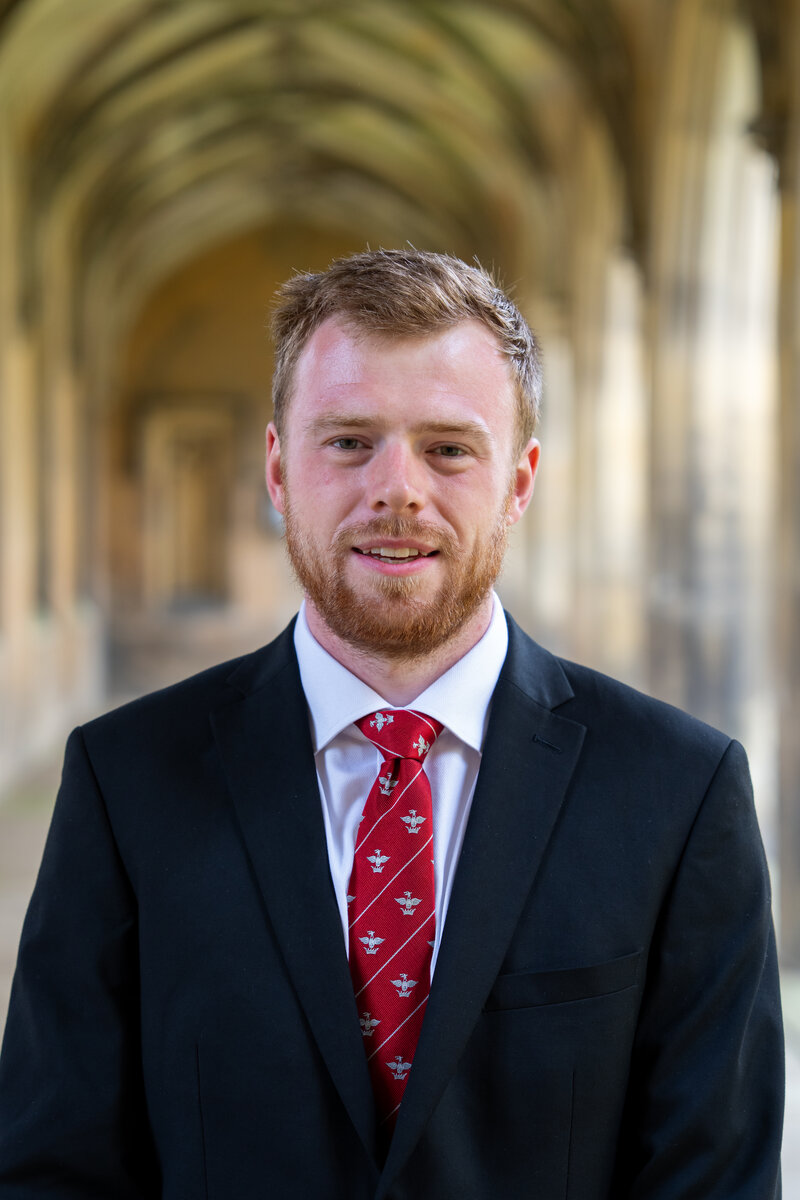
#> input picture src/assets/committee/alex-cooper.jpg, 800 x 1200 px
$ python -i faces.py   (imports and definitions only)
#> lines starting #> are read from the running program, lines starting #| are printed output that depends on the picture
#> further down, picture is the input picture: shape (1200, 800, 3); mean B, G, R 80.1, 91.2, 102
# Crops each committee photo to the detected face and writes a circular-masked PNG and a background-removed cutout.
# Setup: uv venv --python 3.12 scripts/faces/.venv && VIRTUAL_ENV=scripts/faces/.venv uv pip install "rembg[cpu]" "opencv-python-headless<5" pillow numpy
# Run: scripts/faces/.venv/bin/python -I scripts/faces/faces.py
# Outputs: src/assets/faces/<slug>.png (circle) and <slug>.cutout.png (transparent background)
import json
import sys
from pathlib import Path

import cv2
import numpy as np
from PIL import Image, ImageDraw
from rembg import new_session, remove

ROOT = Path(__file__).resolve().parents[2]
COMMITTEE = ROOT / "src/content/committee"
OUT = ROOT / "src/assets/faces"
SIZE = 512
# Crop side as a multiple of the detected face box side.
PAD = 1.9
# Shifts the crop centre up by this fraction of the face box, to keep the hair in.
LIFT = 0.12
# Manual face boxes (x, y, w, h in source pixels) for photos where detection fails.
OVERRIDES: dict[str, tuple[int, int, int, int]] = {
    "alexander-corbett": (290, 330, 230, 230),
    "matteo-poletto": (225, 355, 160, 160),
}


# [9 lines left out: function photo_members, not called in this run]


def detect(img: np.ndarray) -> tuple[int, int, int, int] | None:
    gray = cv2.equalizeHist(cv2.cvtColor(img, cv2.COLOR_BGR2GRAY))
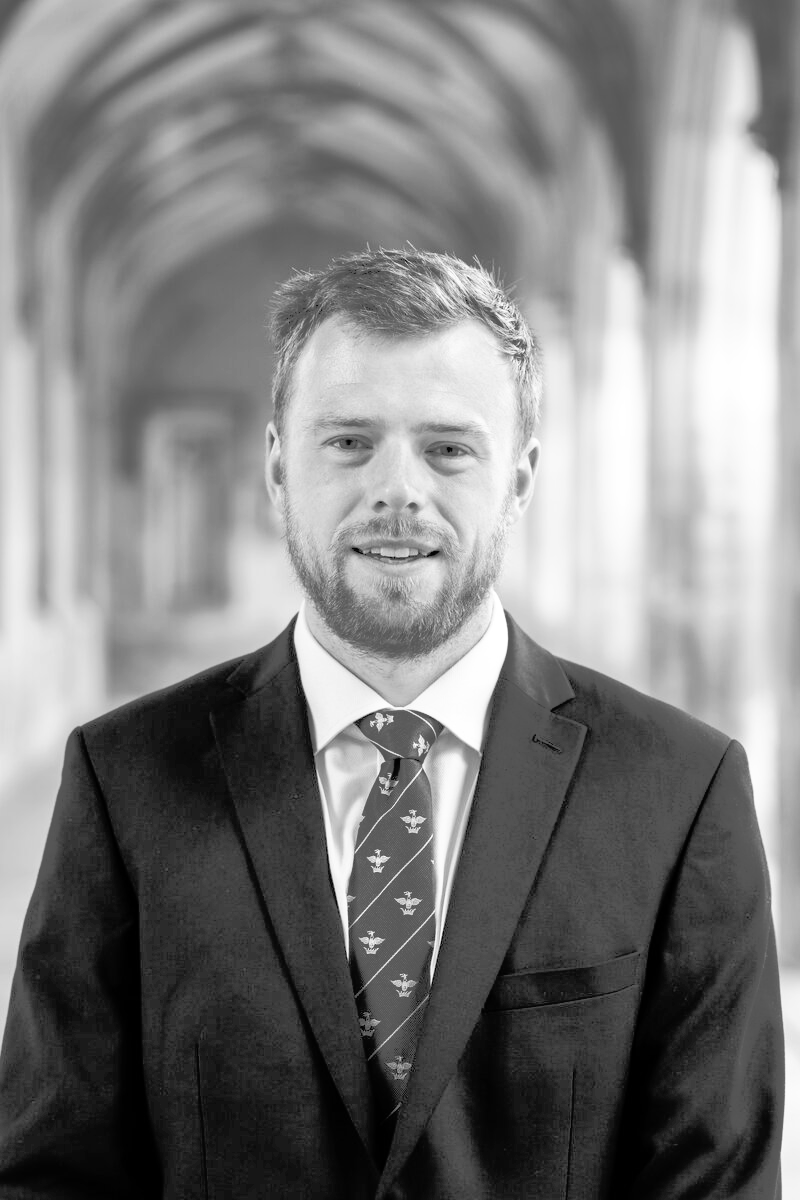
#> gray: shape (1200, 800); min 0, max 255, mean 127.4
    cascade = cv2.CascadeClassifier(cv2.data.haarcascades + "haarcascade_frontalface_default.xml")
    min_side = min(img.shape[:2]) // 8
#> min_side = 100
    faces = cascade.detectMultiScale(gray, scaleFactor=1.08, minNeighbors=6, minSize=(min_side, min_side))
#> faces = [[248, 333, 295, 295]]
    if len(faces) == 0:
        return None
    # Largest face wins.
    return tuple(int(v) for v in max(faces, key=lambda f: f[2] * f[3]))


# [37 lines left out: functions square_crop, circle, main, not called in this run]


# [2 lines not run here, left out]

>>> import cv2
>>> picture = cv2.imread('../../src/assets/committee/alex-cooper.jpg')
>>> result = detect(picture)
#> result = (248, 333, 295, 295)

$ run again, on src/assets/committee/davide-rosetti.png
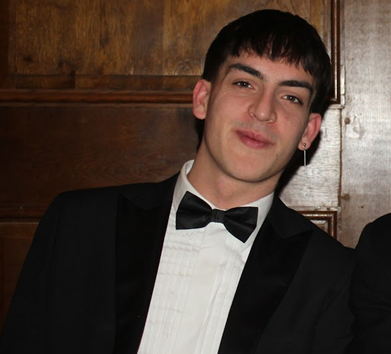
#> input picture src/assets/committee/davide-rosetti.png, 391 x 354 px
#> picture is the input picture: shape (354, 391, 3); mean B, G, R 53.7, 62.6, 77.9
#> in detect, `gray = cv2.equalizeHist(cv2.cvtColor(img, cv2.COLOR_BGR2GRAY))`:
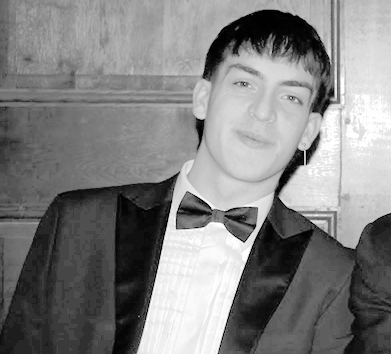
#> gray: shape (354, 391); min 0, max 255, mean 129.3
#> faces = [[201, 43, 127, 127], [148, 170, 135, 135]]
#> result = (148, 170, 135, 135)

$ run again, on src/assets/committee/frederico-araujo.jpg
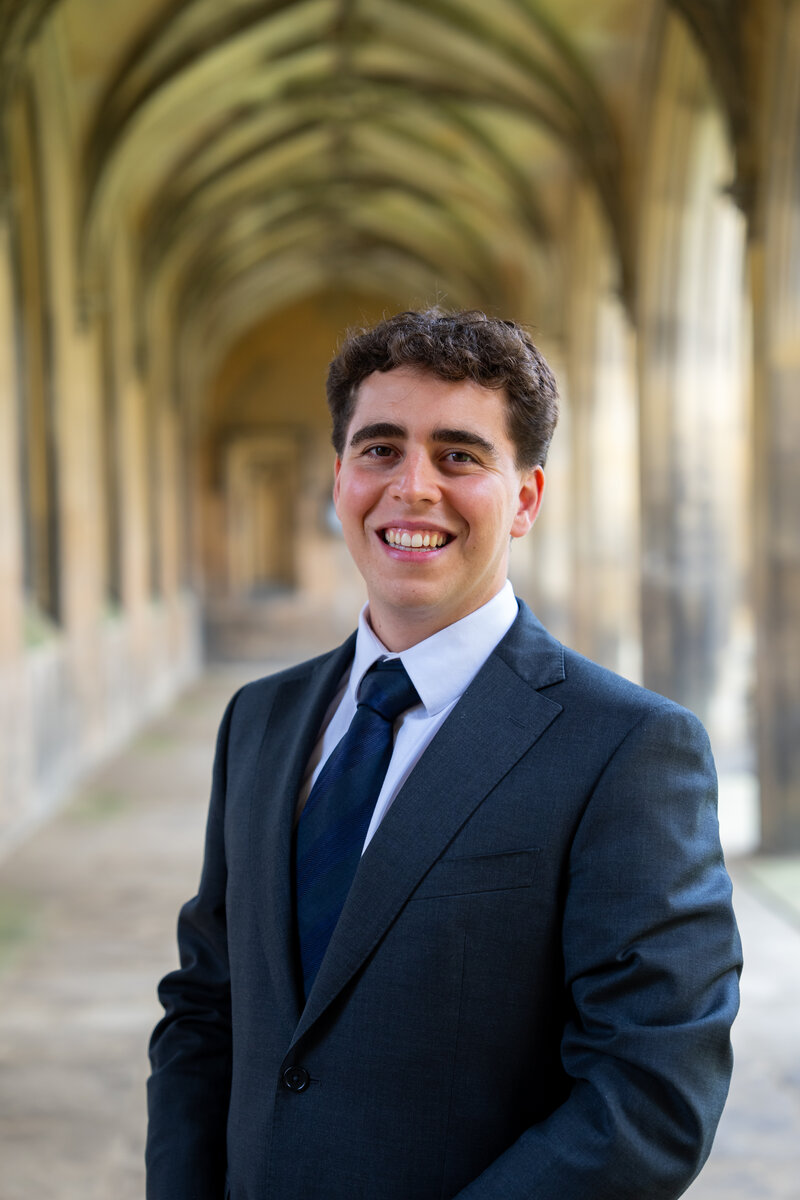
#> input picture src/assets/committee/frederico-araujo.jpg, 800 x 1200 px
#> picture is the input picture: shape (1200, 800, 3); mean B, G, R 95.4, 108.3, 113.7
#> in detect, `gray = cv2.equalizeHist(cv2.cvtColor(img, cv2.COLOR_BGR2GRAY))`:
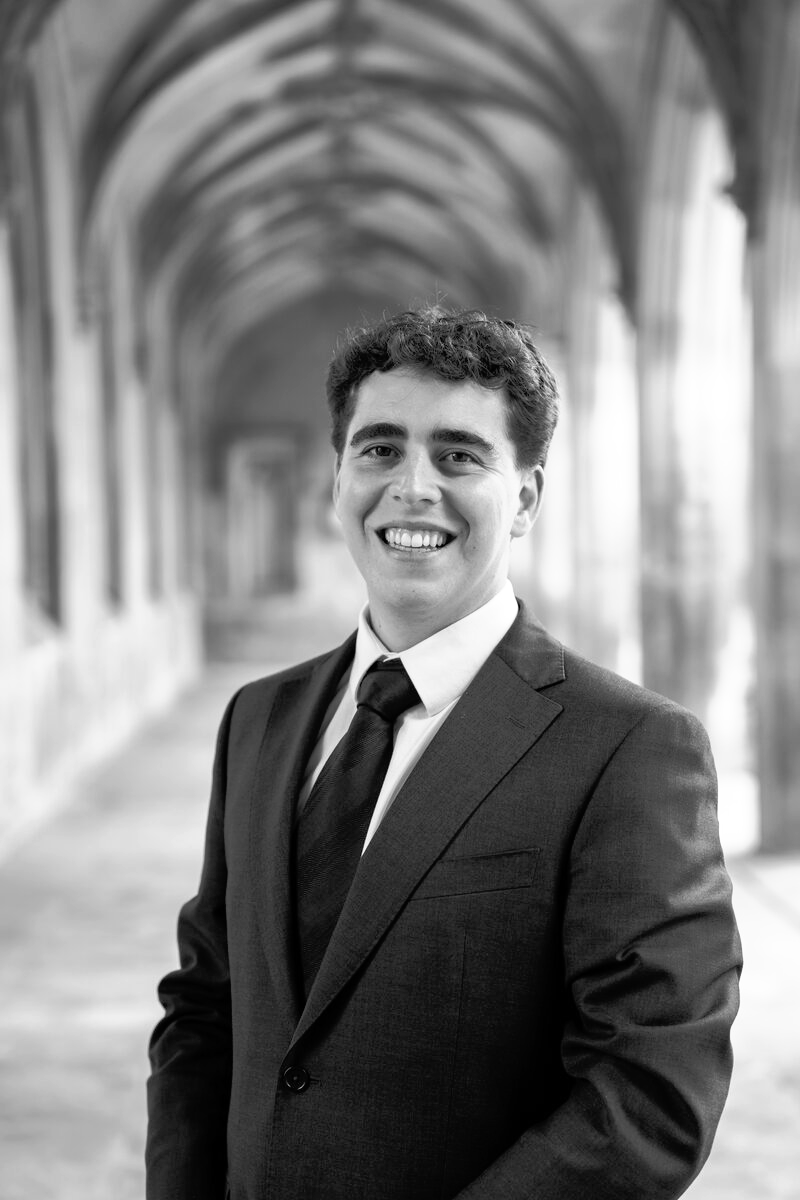
#> gray: shape (1200, 800); min 0, max 255, mean 127.5
#> faces = [[304, 356, 237, 237]]
#> result = (304, 356, 237, 237)

$ run again, on src/assets/committee/laura-li-yu.jpg
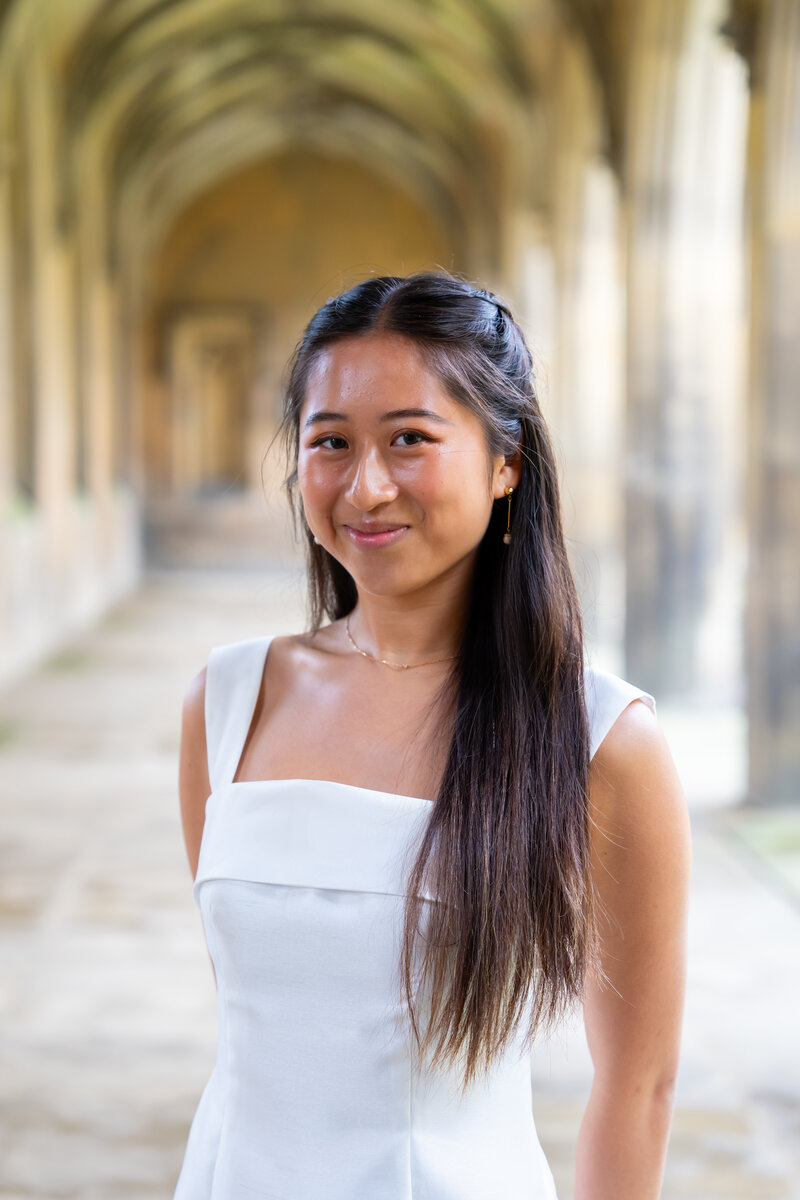
#> input picture src/assets/committee/laura-li-yu.jpg, 800 x 1200 px
#> picture is the input picture: shape (1200, 800, 3); mean B, G, R 150.4, 164.3, 178.2
#> in detect, `gray = cv2.equalizeHist(cv2.cvtColor(img, cv2.COLOR_BGR2GRAY))`:
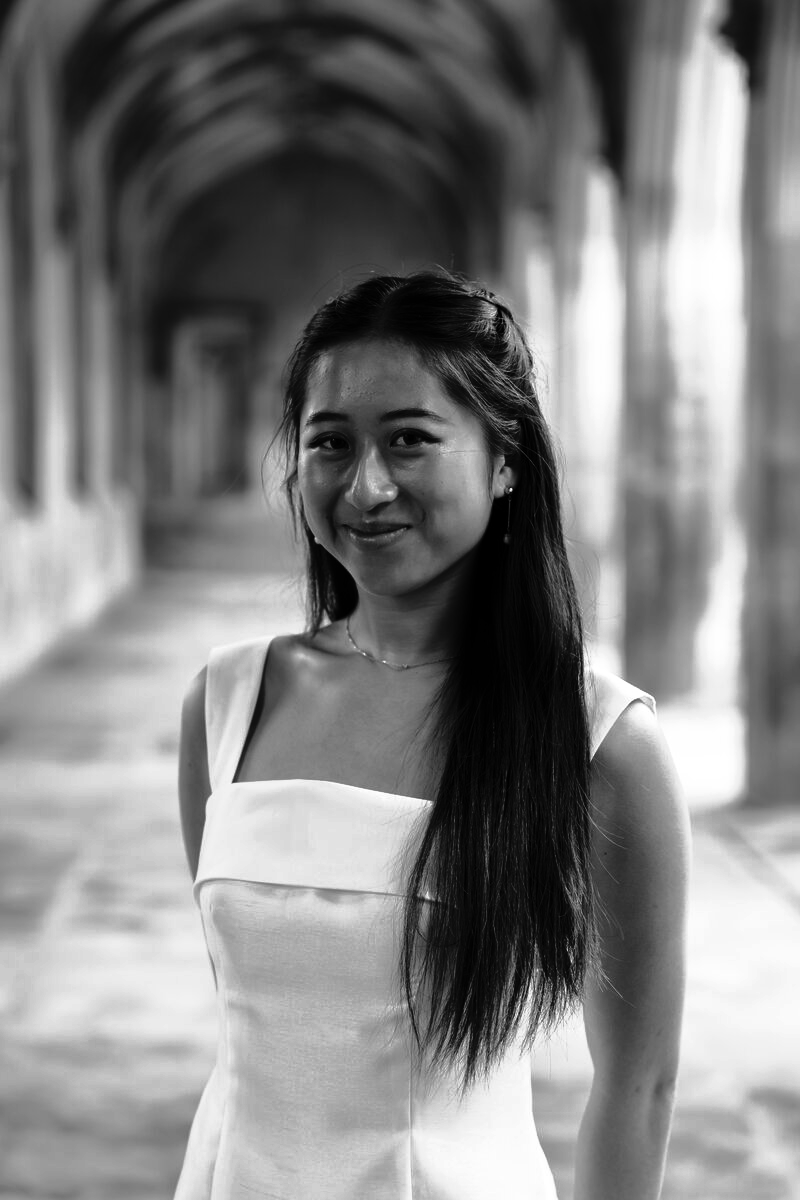
#> gray: shape (1200, 800); min 0, max 255, mean 128.1
#> faces = [[260, 350, 238, 238]]
#> result = (260, 350, 238, 238)
